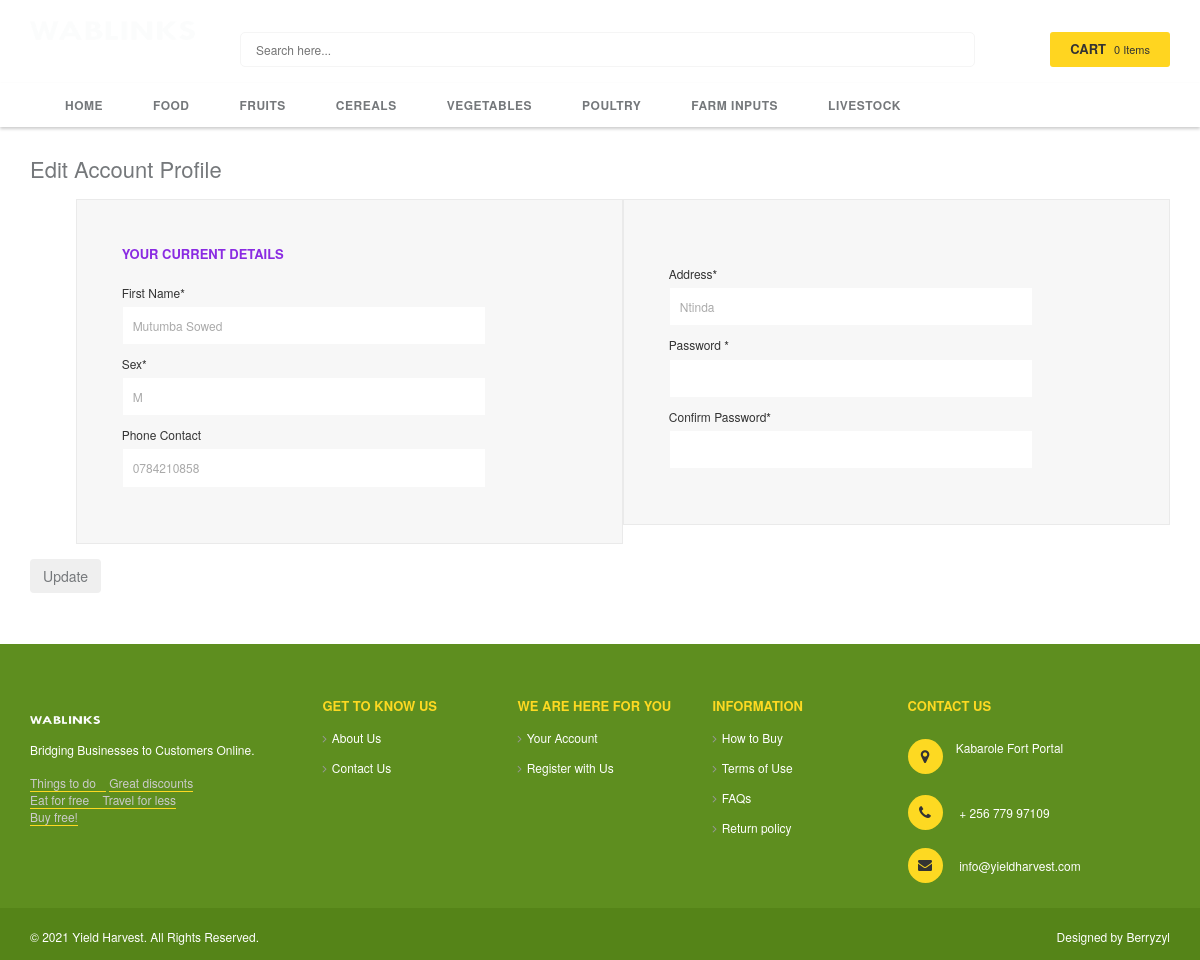
The page /change-profile.php (signed in) on the database its author committed.
### tables this page shows
CREATE TABLE IF NOT EXISTS `category` (
  `category_id` int(11) NOT NULL AUTO_INCREMENT,
  `category_name` varchar(100) NOT NULL,
  PRIMARY KEY (`category_id`)
);

CREATE TABLE IF NOT EXISTS `customer` (
  `customer_id` int(11) NOT NULL AUTO_INCREMENT,
  `name` varchar(45) NOT NULL,
  `contact` varchar(10) NOT NULL,
  `email` varchar(100) NOT NULL,
  `sex` varchar(2) NOT NULL,
  `password` varchar(100) NOT NULL,
  `location` varchar(45) NOT NULL,
  `address` varchar(100) NOT NULL,
  PRIMARY KEY (`customer_id`)
);

### change-profile.php (the view, shortened to what this page needs)
<?php
if(isset($_SESSION['customer_id'])){
  $customer_id=$_SESSION['customer_id'];
}else{
  echo "<h1 style='color:red'>No Content Found";
  return;
}
?>
<!DOCTYPE html>
<html lang="en">
<head>
<link rel="stylesheet" href="css/animate.css" type="text/css">
<link rel="stylesheet" href="css/bootstrap.min.css" type="text/css">
<link rel="stylesheet" href="css/style.css" type="text/css">
<link rel="stylesheet" href="css/owl.carousel.css" type="text/css">
<link rel="stylesheet" href="css/owl.theme.css" type="text/css">
<link rel="stylesheet" href="css/font-awesome.css" type="text/css">
</head>
<body>
<div class="page">
   <?php include "header.php"; ?>
<?php
$sel=mysql_query("select * from customer where customer_id='$customer_id'")or die(mysql_error());
$val=mysql_fetch_array($sel);
?>
  <section class="main-container col1-layout">
    <div class="main container">
      <div class="account-login">
        <div class="page-title">
          <h2>Edit Account Profile</h2>
        </div>
        <fieldset class="col2-set">
          <div class="col-2 registered-users">
            <div class="content">
              <ul class="form-list">
			  <form method ='post'>
          <li>
            <label for="input-address">Address<span class="required">*</span></label>
            <br>
              <input type="text" name="address" value="<?php echo isset($val['address'])?$val['address']:''; ?>" placeholder="Address" id="input-address" class="input-text required-entry" />
          </li>
                <li>
                  <label for="password">Password <span class="required">*</span></label>
                  <br>
                  <input type="password" title="Your Password" class="input-text required-entry" id="email" value="" name="password" pattern="(?=.*\d)(?=.*[a-z])(?=.*[A-Z]).{8,}" title="Must contain at least one number and one uppercase and lowercase letter, and at least 8 or more characters">
                </li>
                <li>
                  <label for="password">Confirm Password<span class="required">*</span></label>
                  <br>
                  <input type="password" title="Confirm Password" class="input-text required-entry" id="email" value="" name="password2" pattern="(?=.*\d)(?=.*[a-z])(?=.*[A-Z]).{8,}" title="Must contain at least one number and one uppercase and lowercase letter, and at least 8 or more characters">
                </li>
              </ul>
            </div>
          </div>
          <div class="col-2 registered-users" id="forlink"><strong>Your current Details</strong>
            <div class="content">
              <ul class="form-list">
			  <li>
            <label for="input-firstname">First Name<span class="required">*</span></label>
            <br>
              <input type="text" name="name" value="<?php echo isset($val['name'])?$val['name']:''; ?>" placeholder="Name" id="input-firstname" class="input-text required-entry" />
          </li>
               <li>
            <label for="input-sex">Sex<span class="required">*</span></label>
            <br>
			<input type="text" name="sex" value="<?php echo isset($val['sex'])?$val['sex']:''; ?>" placeholder="Sex" id="input-sex" class="input-text required-entry" />
                     </li>
				<li>
            <label for="input-telephone">Phone Contact</label>
             <br>
              <input type="tel" name="telephone" value="<?php echo isset($val['contact'])?$val['contact']:''; ?>" placeholder="Telephone" id="input-telephone" class="input-text required-entry" />
          </li>
		  </ul>
            </div>
          </div>
        </fieldset>
      </div>
	  <div class="buttons">
          <div class="pull-left">
            <input type="submit" value="Update" class="btn" name ='register'/>
          </div>
        </div>
      <br>
      <br>
      <br>
      <br>
      <br>
    </div>
  </section>
<?php include "footer.php"; ?>
</body>
</html>

### header.php (shortened to what this page needs)
  <header  class="header-container">
    <div  class="header container">
      <div class="row">
        <div class="col-lg-2  col-md-2 col-sm-6 col-xs-6">
          <a class="logo" title="wablinks store" href="index.php">
            <img alt="Agricultural Market" src="images/logo.png"
            style="width:100%;"  class="image-logo"></a>
        </div>
        <div  class="col-lg-8 col-md-8 col-sm-6 hidden-xs">
		  <div class="search-box">
		  <form id="search_mini_form" name="Categories">
            <?php include "search_box.php"; ?>
			</form>
          </div>
        </div>
        <div class="col-lg-2 col-md-2 col-sm-12 col-xs-12">
          <div class="top-cart-contain">
            <div class="mini-cart" id="my_shopping_cart">
<?php include "cart.php"; ?>
             </div>
          </div>
        </div>
      </div>
    </div>
  </header>
  <nav>
    <div class="container">
      <div class="nav-inner">
        <ul id="nav" class="hidden-xs">
		<li class="level0 nav-5 level-top first"> <a class="level-top" href="index.php"> <span>Home</span> </a>
      </li>
		<?php
						$fe=mysql_query("SELECT * from category ORDER BY category_id ASC" ) or die (mysql_error());
						while($fee=mysql_fetch_array($fe)){
				  ?>
		<li class="level0 nav-5 level-top first"> <a class="level-top"> <span><?php echo $fee['category_name']; ?></span> </a>
          </li>
		<?php } ?>
        </ul>
      </div>
    </div>
  </nav>

### search_box.php (shortened to what this page needs)
<div id="search_main">
<input class="searchi" autocomplete="on"  type="text" placeholder="Search here..." value="" maxlength="70" class="" id="search_box" type="text" onkeyup="do_search()"  name="search" >
</div>

### cart.php (shortened to what this page needs)
<?php
$count=0;
if(isset($_SESSION['shopping_cart_items_count'])){
   $count=$_SESSION['shopping_cart_items_count'];
}else{
  $_SESSION['shopping_cart_items_count']=0;
  $_SESSION['shopping_cart_items']=array();
  $shopping_cart_items=$_SESSION['shopping_cart_items'];
  $count=$_SESSION['shopping_cart_items_count'];
}
?>
<div data-toggle="dropdown" data-hover="dropdown" class="basket dropdown-toggle"> <a href="#"> <i class="fa fa-shopping-cart" aria-hidden="true"></i>
                <div class="cart-box"><span class="title">cart</span><span id="cart-total">
                <?php echo ($count==1)?"$count Item":"$count Items"; ?>
                </span></div>
                </a></div>

### footer.php (shortened to what this page needs)
<footer class="footer wow bounceInUp animated" >
    <div class="footer-middle container" style="padding-top: 50px">
      <div class="row">
        <div class="col-md-3 col-sm-4">
          <div class="footer-logo"><a href="index.php" title="Logo"><img src="images/logo.png" alt="logo" style="max-height:70px; max-width:70px;" ></a></div>
          <p style="color: #FFFFFF">Bridging Businesses to Customers Online. </p>
          <div class="payment-accept">
            <div style="color: #ccc;"><span style="padding-right: 10px; border-bottom: 1px solid #fdd922;"><a href="#"> Things to do</a></span> <span style="border-bottom: 1px solid #fdd922;"><a href="#"> Great discounts </a></span><br> <span style="padding-right: 10px; border-bottom: 1px solid #fdd922;"><a href="#"> Eat for free </a></span> <span style="border-bottom: 1px solid #fdd922;"><a href=""> Travel for less </a></span> <br><span style="border-bottom: 1px solid #fdd922;"><a href="#"> Buy free!</a></span> </div>
          </div>
        </div>
        <div class="col-md-2 col-sm-4">
          <h4>Get To Know Us</h4>
          <ul class="links">
			<li class="first" style="color: #FFFFFF"><a href="about_us.php" title="" style="color: #FFFFFF">About Us</a></li>
            <li class="last" style="color: #FFFFFF"><a href="contact_us.php" title="Contact Us" style="color: #FFFFFF">Contact Us</a></li>
          </ul>
        </div>
        <div class="col-md-2 col-sm-4">
          <h4>We Are Here For You</h4>
          <ul class="links">
            <li class="first" style="color: #FFFFFF"><a title="Your Account" href="login.php" style="color: #FFFFFF">Your Account</a></li>
            <li class="last" style="color: #FFFFFF"><a title=" Additional Information" href="register.php" style="color: #FFFFFF">Register with Us</a></li>
          </ul>
        </div>
        <div class="col-md-2 col-sm-4">
          <h4>Information</h4>
          <ul class="links">
            <li style="color: #FFFFFF"><a href="how-to-buy.php" title="How to buy" style="color: #FFFFFF">How to Buy</a></li>
            <li style="color: #FFFFFF"><a href="terms_of_use.php" title="Search Terms" style="color: #FFFFFF">Terms of Use</a></li>
			<li><a href="faq.php" title="FAQs" style="color: #FFFFFF">FAQs</a></li>
            <li class="last" style="color: #FFFFFF"><a href="return_policy.php" title="Return policy" style="color: #FFFFFF">Return policy</a></li>
          </ul>
        </div>
        <div class="col-md-3 col-sm-4">
          <h4 >Contact us</h4>
          <div class="contacts-info">
            <address style="color: #FFFFFF">
            <i class="add-icon" style="color: #FFFFFF">&nbsp;</i>Kabarole Fort Portal<br>&nbsp;
            </address>
            <div class="phone-footer" style="color: #FFFFFF"><i class="phone-icon">&nbsp;</i> + 256 779 97109</div>
            <div class="email-footer"> <i class="email-icon">&nbsp;</i> <a href="#" style="color: #FFFFFF">info@yieldharvest.com</a> </div>
          </div>
        </div>
      </div>
    </div>
    <div class="footer-bottom">
      <div class="container">
        <div class="row">
         <div class="col-sm-5 col-xs-12 coppyright" style="color: #FFFFFF"> &copy; <?php echo date("Y") ?> Yield Harvest. All Rights Reserved.  </div>
          <div class="col-sm-7 col-xs-12 company-links">
            <ul class="links">
              <li style="color:#FFFFFF;" style="color: #FFFFFF">Designed by <a href="#" style="color: #FFFFFF">Berryzyl</a></li>
            </ul>
          </div>
        </div>
      </div>
    </div>
  </footer>
</div>
</body>
</html>

### rows shown on the page
category: category_name "FOOD"
category: category_name "FRUITS"
category: category_name "CEREALS"
category: category_name "VEGETABLES"
category: category_name "POULTRY"
category: category_name "FARM INPUTS"
category: category_name "LIVESTOCK"
customer: address "Ntinda", name "Mutumba Sowed", sex "M", telephone "0784210858"

### other values the page prints
$count "0"
